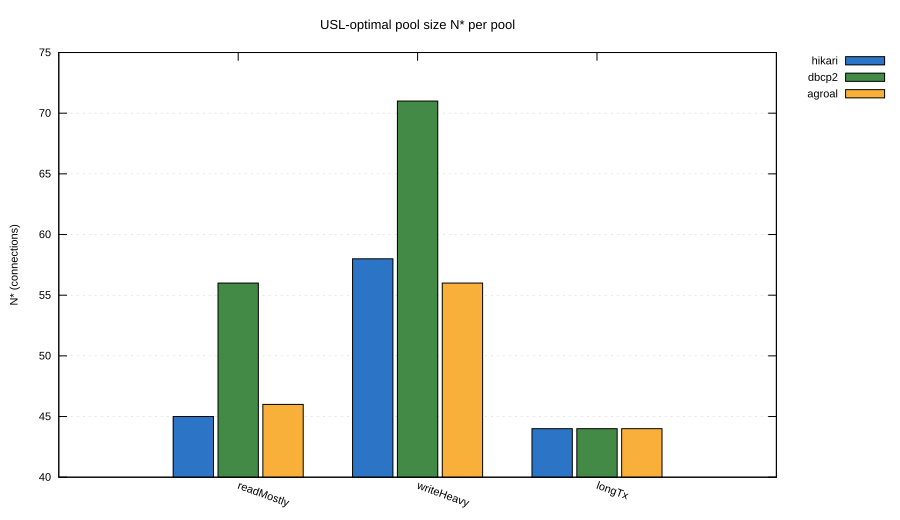

Recreate this plot in gnuplot.
# Experiment E2: optimal pool size N* per pool implementation, grouped by workload.
# Input:  nstar-bars.csv  (workload, hikari, dbcp2, agroal)
# Output: nstar-bars.svg / .pdf
set datafile separator ","
set title "USL-optimal pool size N* per pool" font ",13"
set ylabel "N* (connections)"
set style data histograms
set style histogram clustered gap 1
set style fill solid 0.9 border -1
set boxwidth 0.9
set grid ytics lt 0 lw 0.5 lc rgb "#cccccc"
set key outside right top vertical
set xtics rotate by -20

set style line 1 lc rgb "#1565C0"
set style line 2 lc rgb "#2E7D32"
set style line 3 lc rgb "#F9A825"

set terminal svg enhanced font "arial,11" size 900,520
set output 'nstar-bars.svg'
plot for [i=2:4] 'nstar-bars.csv' using i:xtic(1) ls (i-1) title columnheader

set terminal pdfcairo enhanced font "arial,13" size 5,2.8
set output 'nstar-bars.pdf'
replot
set output
